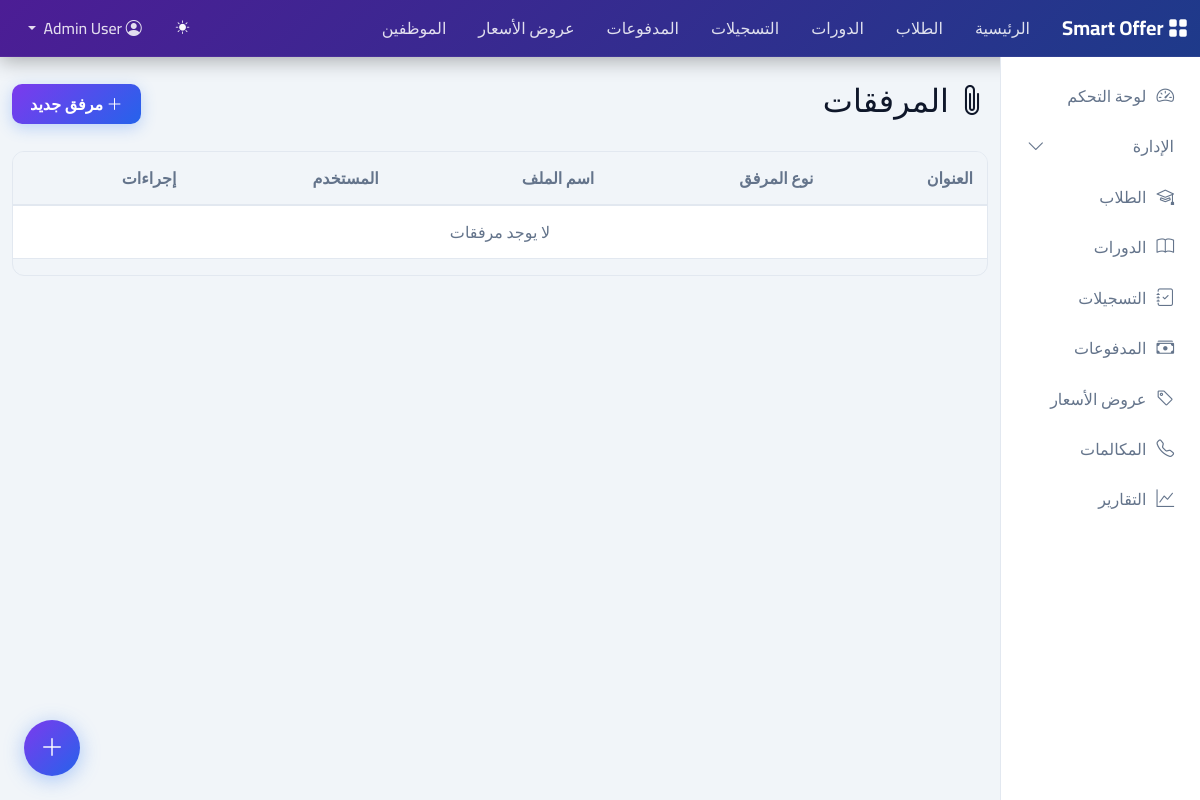
Page /attaches/ (signed in) on the earlier database version.
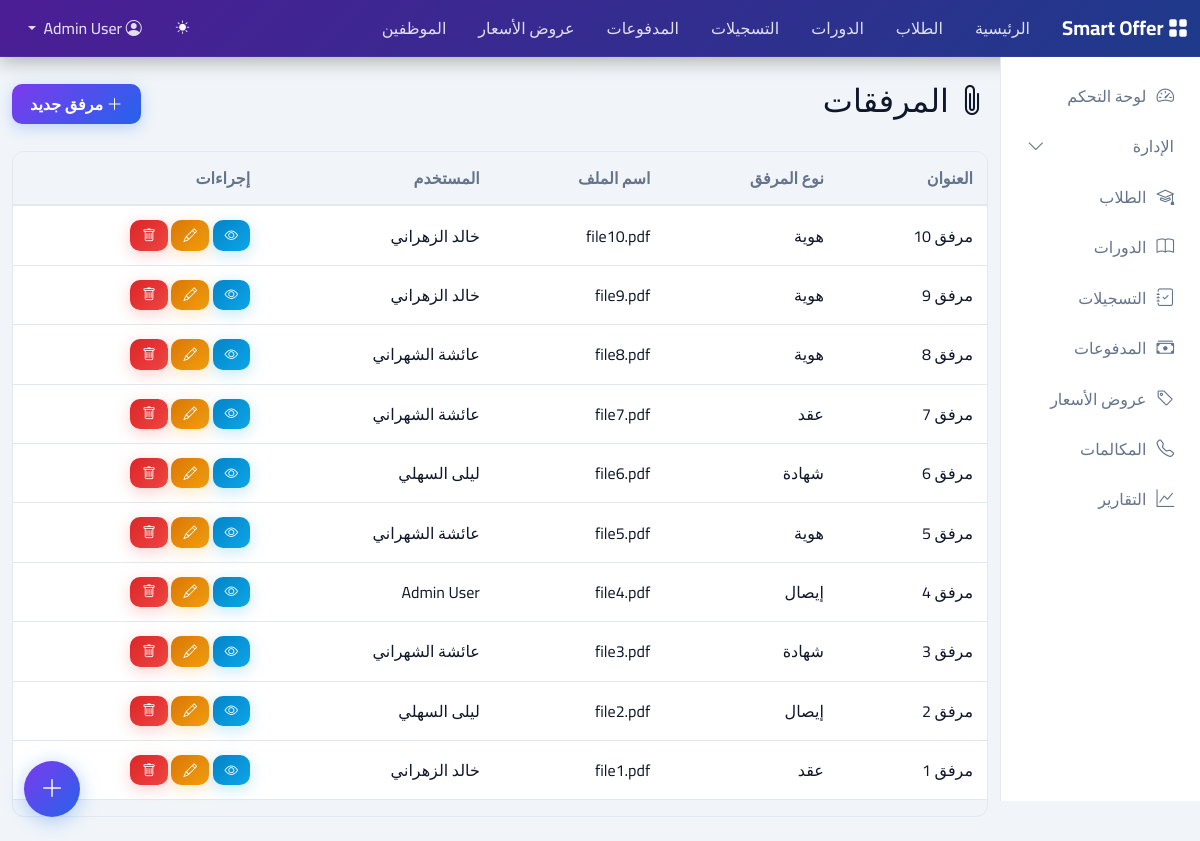
Same page on the later database version.
### registrations/models.py (models this page shows, shortened)
class Attach(models.Model):
    attach_type = models.ForeignKey(AttachType, on_delete=models.PROTECT, related_name='attaches', verbose_name='نوع المرفق')
    person = models.ForeignKey('accounts.Person', on_delete=models.CASCADE, db_index=True, related_name='attaches', verbose_name='المستخدم')
    title = models.CharField(max_length=255, verbose_name='العنوان')
    file_data = models.TextField(verbose_name='بيانات الملف (Base64)')
    file_name = models.CharField(max_length=255, verbose_name='اسم الملف')
    file_type = models.CharField(max_length=100, verbose_name='نوع الملف')
    created_at = models.DateTimeField(auto_now_add=True)
    class Meta:
        verbose_name = 'مرفق'
        verbose_name_plural = 'المرفقات'
        ordering = ['-created_at']

class AttachType(models.Model):
    name = models.CharField(max_length=255, db_index=True, verbose_name='الاسم')
    code = models.CharField(max_length=50, unique=True, db_index=True, verbose_name='الكود')
    description = models.TextField(blank=True, verbose_name='الوصف')
    created_at = models.DateTimeField(auto_now_add=True)
    class Meta:
        verbose_name = 'نوع مرفق'
        verbose_name_plural = 'أنواع المرفقات'
        ordering = ['name']

### accounts/models.py (models this page shows, shortened)
class Person(AbstractBaseUser, PermissionsMixin):
    email = models.EmailField(unique=True, db_index=True, verbose_name='البريد الإلكتروني')
    first_name = models.CharField(max_length=100, blank=True, db_index=True, verbose_name='الاسم الأول')
    second_name = models.CharField(max_length=100, blank=True, verbose_name='الاسم الثاني')
    third_name = models.CharField(max_length=100, blank=True, verbose_name='الاسم الثالث')
    forth_name = models.CharField(max_length=100, blank=True, db_index=True, verbose_name='الاسم الرابع')
    mobile = models.CharField(max_length=20, blank=True, db_index=True, verbose_name='المحمول')
    phone = models.CharField(max_length=20, blank=True, verbose_name='التليفون')
    address = models.TextField(blank=True, verbose_name='العنوان')
    photo = models.TextField(blank=True, verbose_name='الصورة (Base64)')
    team = models.ForeignKey(Team, on_delete=models.SET_NULL, null=True, blank=True, db_index=True, related_name='members', verbose_name='الفريق')
    branch = models.ForeignKey('core.Branch', on_delete=models.SET_NULL, null=True, blank=True, db_index=True, related_name='persons', verbose_name='الفرع الرئيسي')
    is_staff = models.BooleanField(default=False, db_index=True, verbose_name='موظف')
    is_active = models.BooleanField(default=True, db_index=True, verbose_name='نشط')
    is_superuser = models.BooleanField(default=False, verbose_name='مدير نظام')
    last_login_date = models.DateTimeField(null=True, blank=True, verbose_name='آخر دخول')
    ip_address = models.GenericIPAddressField(null=True, blank=True, verbose_name='عنوان IP')
    options = models.JSONField(default=dict, blank=True, verbose_name='الإعدادات')
    created_at = models.DateTimeField(auto_now_add=True)
    updated_at = models.DateTimeField(auto_now=True)
    objects = PersonManager()
    USERNAME_FIELD = 'email'
    REQUIRED_FIELDS = ['first_name', 'forth_name']
    class Meta:
        verbose_name = 'مستخدم'
        verbose_name_plural = 'المستخدمين'
        ordering = ['-created_at']
    def get_full_name(self):
        return f"{self.first_name} {self.second_name} {self.third_name} {self.forth_name}".strip()
    def get_short_name(self):
        return f"{self.first_name} {self.forth_name}".strip()

### registrations/views.py (the view)
# urls.py: path('attaches/', AttachListView.as_view(), name='attach-list'),
class AttachListView(LoginRequiredMixin, ListView):
    model = Attach
    template_name = 'registrations/attach_list.html'
    context_object_name = 'attaches'
    paginate_by = 20
    def get_queryset(self):
        queryset = Attach.objects.select_related('attach_type', 'person').all()
        attach_type = self.request.GET.get('type')
        if attach_type:
            queryset = queryset.filter(attach_type_id=attach_type)
        return queryset

### registrations/templates/registrations/attach_list.html (shortened to what this page needs)
{% extends 'base.html' %}
{% block content %}
<div class="d-flex justify-content-between align-items-center mb-4">
    <h2><i class="bi bi-paperclip"></i> المرفقات</h2>
    <a href="{% url 'attach-create' %}" class="btn btn-primary"><i class="bi bi-plus-lg"></i> مرفق جديد</a>
</div>
<div class="table-responsive">
    <table class="table table-hover align-middle">
        <thead class="table-light">
            <tr>
                <th>العنوان</th>
                <th>نوع المرفق</th>
                <th>اسم الملف</th>
                <th>المستخدم</th>
                <th class="text-start">إجراءات</th>
            </tr>
        </thead>
        <tbody>
            {% for attach in attaches %}
            <tr>
                <td>{{ attach.title }}</td>
                <td>{{ attach.attach_type.name }}</td>
                <td>{{ attach.file_name }}</td>
                <td>{{ attach.person.get_short_name|default:'-' }}</td>
                <td class="text-start">
                    <a href="{% url 'attach-detail' attach.pk %}" class="btn btn-sm btn-info"><i class="bi bi-eye"></i></a>
                    <a href="{% url 'attach-update' attach.pk %}" class="btn btn-sm btn-warning"><i class="bi bi-pencil"></i></a>
                    <a href="{% url 'attach-delete' attach.pk %}" class="btn btn-sm btn-danger"><i class="bi bi-trash"></i></a>
                </td>
            </tr>
            {% empty %}
            <tr>
                <td colspan="5" class="text-center text-muted">لا يوجد مرفقات</td>
            </tr>
            {% endfor %}
        </tbody>
    </table>
</div>
{% endblock %}

Differences in the rows shown:
added Attach: title "مرفق 10", attach_type.name "هوية", file_name "file10.pdf", person.get_short_name "خالد الزهراني"
added Attach: title "مرفق 9", attach_type.name "هوية", file_name "file9.pdf", person.get_short_name "خالد الزهراني"
added Attach: title "مرفق 8", attach_type.name "هوية", file_name "file8.pdf", person.get_short_name "عائشة الشهراني"
added Attach: title "مرفق 7", attach_type.name "عقد", file_name "file7.pdf", person.get_short_name "عائشة الشهراني"
added Attach: title "مرفق 6", attach_type.name "شهادة", file_name "file6.pdf", person.get_short_name "ليلى السهلي"
added Attach: title "مرفق 5", attach_type.name "هوية", file_name "file5.pdf", person.get_short_name "عائشة الشهراني"
added Attach: title "مرفق 4", attach_type.name "إيصال", file_name "file4.pdf", person.get_short_name "Admin User"
added Attach: title "مرفق 3", attach_type.name "شهادة", file_name "file3.pdf", person.get_short_name "عائشة الشهراني"
added Attach: title "مرفق 2", attach_type.name "إيصال", file_name "file2.pdf", person.get_short_name "ليلى السهلي"
added Attach: title "مرفق 1", attach_type.name "عقد", file_name "file1.pdf", person.get_short_name "خالد الزهراني"
Other differences:
text no longer shown: "لا يوجد مرفقات"
